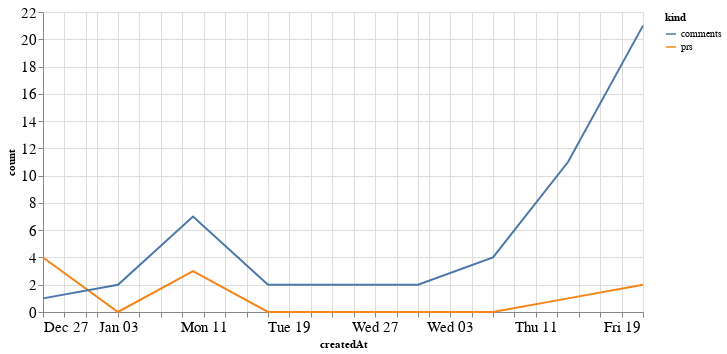

The cell this chart's notebook holds for it:
### Code cell
alt.Chart(total_time, width=600).mark_line().encode(
    x='createdAt',
    y='count',
    color='kind'
)

### Figure 1 — Vega-Lite specification as saved in the notebook (floating-point values rounded to 4 significant figures)
{"config": {"axisLeft": {"labelFontSize": 15}, "axisBottom": {"labelFontSize": 15}}, "data": {"name": "data-7513b84cf15b2c02fb2bb13ca5b1753a"}, "mark": "line", "encoding": {"color": {"type": "nominal", "field": "kind"}, "x": {"type": "temporal", "field": "createdAt"}, "y": {"type": "quantitative", "field": "count"}}, "width": 600, "$schema": "https://vega.github.io/schema/vega-lite/v4.8.1.json", "datasets": {"data-7513b84cf15b2c02fb2bb13ca5b1753a": [{"createdAt": "2020-12-27T00:00:00", "kind": "prs", "count": 4}, {"createdAt": "2021-01-03T00:00:00", "kind": "prs", "count": 0}, {"createdAt": "2021-01-10T00:00:00", "kind": "prs", "count": 3}, {"createdAt": "2021-01-17T00:00:00", "kind": "prs", "count": 0}, {"createdAt": "2021-01-24T00:00:00", "kind": "prs", "count": 0}, {"createdAt": "2021-01-31T00:00:00", "kind": "prs", "count": 0}, {"createdAt": "2021-02-07T00:00:00", "kind": "prs", "count": 0}, {"createdAt": "2021-02-14T00:00:00", "kind": "prs", "count": 1}, {"createdAt": "2021-02-21T00:00:00", "kind": "prs", "count": 2}, {"createdAt": "2020-12-27T00:00:00", "kind": "comments", "count": 1}, {"createdAt": "2021-01-03T00:00:00", "kind": "comments", "count": 2}, {"createdAt": "2021-01-10T00:00:00", "kind": "comments", "count": 7}, {"createdAt": "2021-01-17T00:00:00", "kind": "comments", "count": 2}, {"createdAt": "2021-01-24T00:00:00", "kind": "comments", "count": 2}, {"createdAt": "2021-01-31T00:00:00", "kind": "comments", "count": 2}, {"createdAt": "2021-02-07T00:00:00", "kind": "comments", "count": 4}, {"createdAt": "2021-02-14T00:00:00", "kind": "comments", "count": 11}, {"createdAt": "2021-02-21T00:00:00", "kind": "comments", "count": 21}]}}
